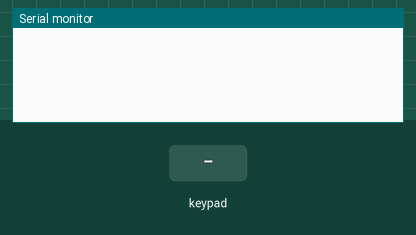
The sketch below on a simulated Arduino Uno, built with avr-gcc and run on an emulated ATmega328P. Shown: the last lines printed to the serial monitor. Inputs (shaded band) come from the test bench.

Above: at 1.2 s.
1.3 s: key '7' pressed
At 1.9 s:
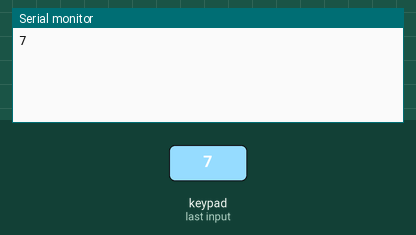
2.8 s: keypad keys 1 0 1 1 1 2 1 3 A pressed 0.4 s apart
At 6.7 s:
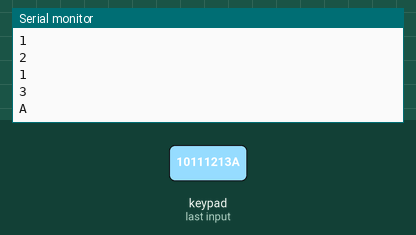
7.9 s: key 'C' pressed
At 8.4 s:
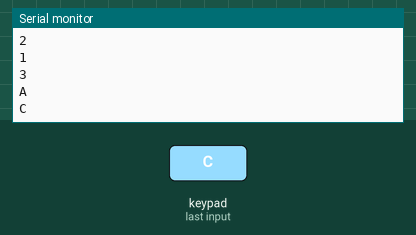
9.4 s: keypad keys 1 0 1 1 1 2 1 3 D pressed 0.4 s apart
At 14.1 s:
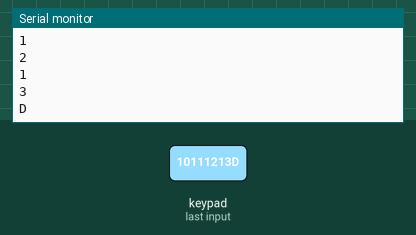
14.5 s: key 'E' pressed
At 15.5 s:
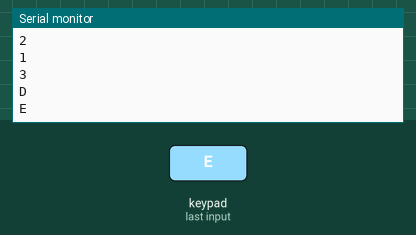
16.0 s: key 'B' pressed
At 16.7 s:
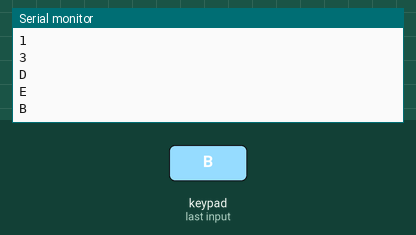
Timing chart, 0 to 18.5 s (numbered marks = the images above; inputs shaded):
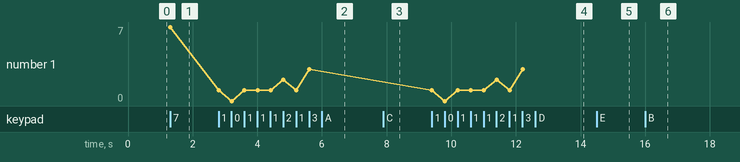

The sketch:

lab05.1.ino
```cpp
#include <Keypad.h>
const byte ROWS = 4; // 4 Rows
const byte COLS = 4; // 4 Columns
// 定義 Keypad 的按鍵
char keys[ROWS][COLS] = {
{'7', '8', '9', 'C'},
{'4', '5', '6', 'D'},
{'1', '2', '3', 'E'},
{'0', 'A', 'B', 'F'}};
// 定義 Keypad 連到 Arduino 的接腳
byte rowPins[ROWS] = {10,11,12,13};
// 連到 Keypad 的 4 個 Rows
byte colPins[COLS] = {6,7,8,9};
// 連到 Keypad 的 4 個 Columns
// 建立 Keypad 物件
Keypad keypad = Keypad( makeKeymap(keys), rowPins,colPins, ROWS, COLS );
void setup(){
Serial.begin(9600);
}
void loop(){
char key = keypad.getKey(); // 讀取 Keypad
if (key != NO_KEY){
Serial.println(key);
}
}
```

Measured:
- after the input at 1.3 s, the serial monitor: prints a new line at once (image 1)
- after the input at 2.8 s, the serial monitor: prints a new line at once (image 2)
- after the input at 7.9 s, the serial monitor: prints a new line at once (image 3)
- after the input at 9.4 s, the serial monitor: prints a new line at once (image 4)
- after the input at 14.5 s, the serial monitor: prints a new line at once (image 5)
- after the input at 16.0 s, the serial monitor: prints a new line at once (image 6)
- plotted number 1: 7 → 3 after the input at 2.8 s
